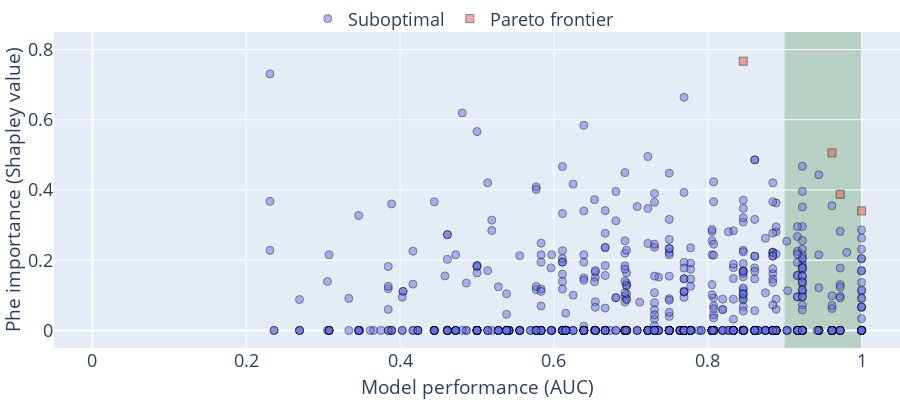
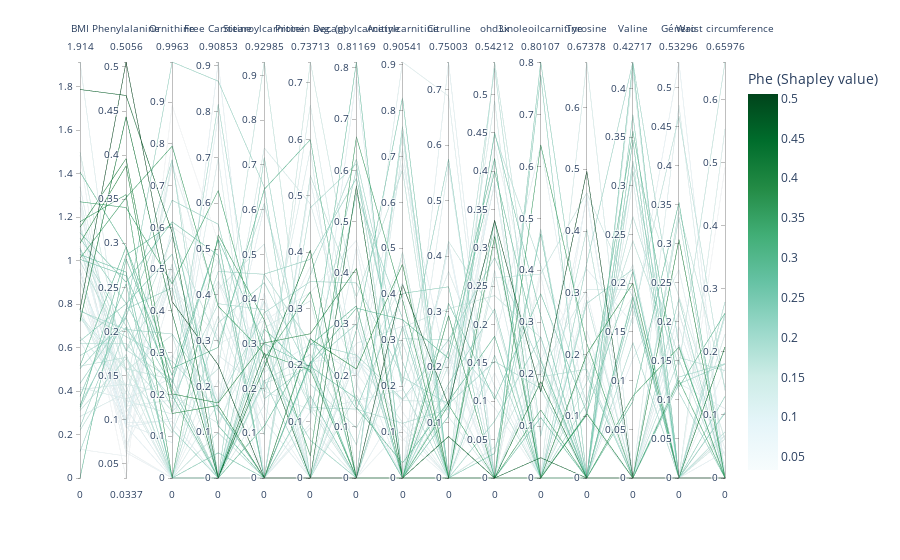

These figures' notebook cell, in order:
### Code cell
%%time
models_sampling = optuna.create_study(
    directions=ext_params["directions"],
    sampler=optuna.samplers.NSGAIISampler()
    )



models_sampling.optimize(lambda trial: objective(trial, "data/data.csv",  tuned_params = get_median_dict(hyperparameters_fine_tuning),
                                                 finetunning = False), n_trials=1000, n_jobs=-1)

make_pareto_plot(models_sampling)
make_ranking_plots(
    models_sampling, get_median_dict(hyperparameters_fine_tuning), data ="data/data.csv", CUTOFF_AUC =.9, CUTOFF_PHE=.0)
